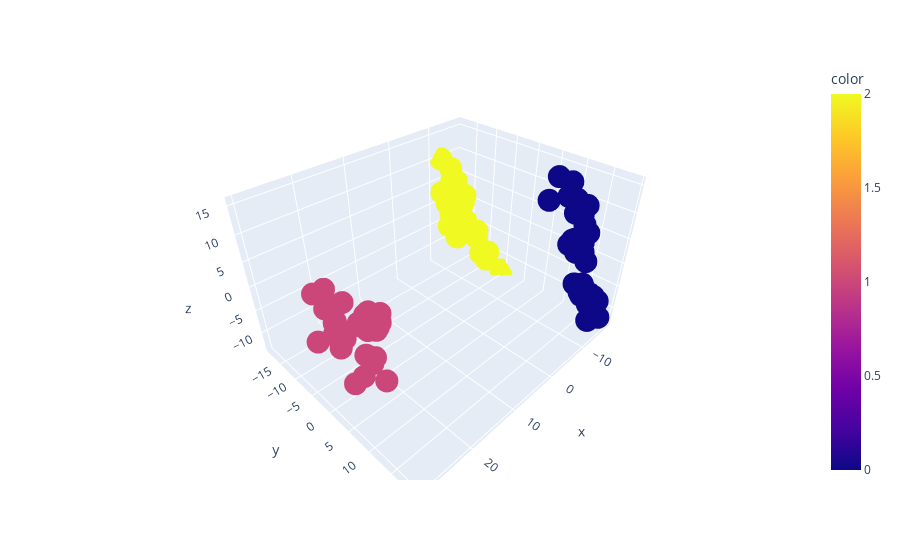

Notebook code cell kept with this figure:
### Markdown cell above
Build, train, and evaluate a K-Means model.

### Code cell
# 1. import the necessary modules for the selected model (K-means)
from sklearn.cluster import KMeans
from sklearn.metrics import silhouette_score

# 2. create the model
model = KMeans(n_clusters=3)

# 3. fit the model
model.fit(data_pcs)

# 4. predict the clusters
labels = model.predict(data_pcs)

# 5. evaluate the model
print('Silhouette Score:', silhouette_score(data_pcs, labels))

# 6. visualize the clusters
fig = px.scatter_3d(x = data_pcs[:,0], y = data_pcs[:,1], z = data_pcs[:,2], color = labels)
fig.show()
